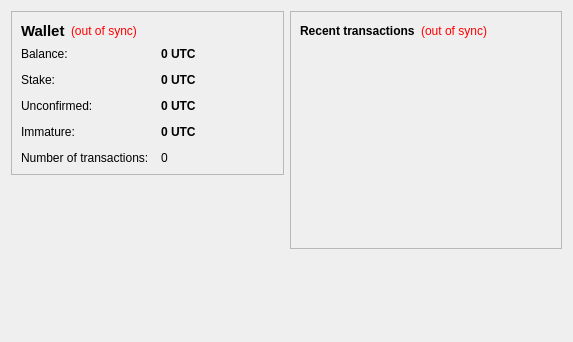
<?xml version="1.0" encoding="UTF-8"?>
<ui version="4.0">
 <class>OverviewPage</class>
 <widget class="QWidget" name="OverviewPage">
  <property name="geometry">
   <rect>
    <x>0</x>
    <y>0</y>
    <width>573</width>
    <height>342</height>
   </rect>
  </property>
  <property name="windowTitle">
   <string>Form</string>
  </property>
  <layout class="QHBoxLayout" name="horizontalLayout" stretch="1,1">
   <item>
    <layout class="QVBoxLayout" name="verticalLayout_2">
     <item>
      <widget class="QFrame" name="frame">
       <property name="frameShape">
        <enum>QFrame::StyledPanel</enum>
       </property>
       <property name="frameShadow">
        <enum>QFrame::Raised</enum>
       </property>
       <layout class="QVBoxLayout" name="verticalLayout_4">
        <item>
         <layout class="QHBoxLayout" name="horizontalLayout_4">
          <item>
           <widget class="QLabel" name="label_5">
            <property name="font">
             <font>
              <pointsize>11</pointsize>
              <weight>75</weight>
              <bold>true</bold>
             </font>
            </property>
            <property name="text">
             <string>Wallet</string>
            </property>
           </widget>
          </item>
          <item>
           <widget class="QLabel" name="labelWalletStatus">
            <property name="toolTip">
             <string>The displayed information may be out of date. Your wallet automatically synchronizes with the Ultracoin network after a connection is established, but this process has not completed yet.</string>
            </property>
            <property name="styleSheet">
             <string notr="true">QLabel { color: red; }</string>
            </property>
            <property name="text">
             <string notr="true">(out of sync)</string>
            </property>
            <property name="alignment">
             <set>Qt::AlignLeading|Qt::AlignLeft|Qt::AlignVCenter</set>
            </property>
           </widget>
          </item>
          <item>
           <spacer name="horizontalSpacer_2">
            <property name="orientation">
             <enum>Qt::Horizontal</enum>
            </property>
            <property name="sizeHint" stdset="0">
             <size>
              <width>40</width>
              <height>20</height>
             </size>
            </property>
           </spacer>
          </item>
         </layout>
        </item>
        <item>
         <layout class="QFormLayout" name="formLayout_2">
          <property name="fieldGrowthPolicy">
           <enum>QFormLayout::AllNonFixedFieldsGrow</enum>
          </property>
          <property name="horizontalSpacing">
           <number>12</number>
          </property>
          <property name="verticalSpacing">
           <number>12</number>
          </property>
          <item row="0" column="0">
           <widget class="QLabel" name="label">
            <property name="text">
             <string>Balance:</string>
            </property>
           </widget>
          </item>
          <item row="0" column="1">
           <widget class="QLabel" name="labelBalance">
            <property name="font">
             <font>
              <weight>75</weight>
              <bold>true</bold>
             </font>
            </property>
            <property name="cursor">
             <cursorShape>IBeamCursor</cursorShape>
            </property>
            <property name="toolTip">
             <string>Your current balance</string>
            </property>
            <property name="text">
             <string notr="true">0 UTC</string>
            </property>
            <property name="textInteractionFlags">
             <set>Qt::LinksAccessibleByMouse|Qt::TextSelectableByKeyboard|Qt::TextSelectableByMouse</set>
            </property>
           </widget>
          </item>
          <item row="1" column="0">
           <widget class="QLabel" name="label_6">
            <property name="text">
             <string>Stake:</string>
            </property>
           </widget>
          </item>
          <item row="1" column="1">
           <widget class="QLabel" name="labelStake">
            <property name="font">
             <font>
              <weight>75</weight>
              <bold>true</bold>
             </font>
            </property>
            <property name="cursor">
             <cursorShape>IBeamCursor</cursorShape>
            </property>
            <property name="toolTip">
             <string>Total of coins that was staked, and do not yet count toward the current balance</string>
            </property>
            <property name="text">
             <string notr="true">0 UTC</string>
            </property>
            <property name="textInteractionFlags">
             <set>Qt::LinksAccessibleByMouse|Qt::TextSelectableByKeyboard|Qt::TextSelectableByMouse</set>
            </property>
           </widget>
          </item>
          <item row="2" column="0">
           <widget class="QLabel" name="label_3">
            <property name="text">
             <string>Unconfirmed:</string>
            </property>
           </widget>
          </item>
          <item row="2" column="1">
           <widget class="QLabel" name="labelUnconfirmed">
            <property name="font">
             <font>
              <weight>75</weight>
              <bold>true</bold>
             </font>
            </property>
            <property name="cursor">
             <cursorShape>IBeamCursor</cursorShape>
            </property>
            <property name="toolTip">
             <string>Total of transactions that have yet to be confirmed, and do not yet count toward the current balance</string>
            </property>
            <property name="text">
             <string notr="true">0 UTC</string>
            </property>
            <property name="textInteractionFlags">
             <set>Qt::LinksAccessibleByMouse|Qt::TextSelectableByKeyboard|Qt::TextSelectableByMouse</set>
            </property>
           </widget>
          </item>
          <item row="3" column="0">
           <widget class="QLabel" name="labelImmatureText">
            <property name="text">
             <string>Immature:</string>
            </property>
           </widget>
          </item>
          <item row="3" column="1">
           <widget class="QLabel" name="labelImmature">
            <property name="font">
             <font>
              <weight>75</weight>
              <bold>true</bold>
             </font>
            </property>
            <property name="toolTip">
             <string>Mined balance that has not yet matured</string>
            </property>
            <property name="text">
             <string notr="true">0 UTC</string>
            </property>
            <property name="textInteractionFlags">
             <set>Qt::LinksAccessibleByMouse|Qt::TextSelectableByKeyboard|Qt::TextSelectableByMouse</set>
            </property>
           </widget>
          </item>
          <item row="4" column="0">
           <widget class="QLabel" name="label_2">
            <property name="text">
             <string>Number of transactions:</string>
            </property>
           </widget>
          </item>
          <item row="4" column="1">
           <widget class="QLabel" name="labelNumTransactions">
            <property name="toolTip">
             <string>Total number of transactions in wallet</string>
            </property>
            <property name="text">
             <string notr="true">0</string>
            </property>
           </widget>
          </item>
         </layout>
        </item>
       </layout>
      </widget>
     </item>
     <item>
      <spacer name="verticalSpacer">
       <property name="orientation">
        <enum>Qt::Vertical</enum>
       </property>
       <property name="sizeHint" stdset="0">
        <size>
         <width>20</width>
         <height>40</height>
        </size>
       </property>
      </spacer>
     </item>
    </layout>
   </item>
   <item>
    <layout class="QVBoxLayout" name="verticalLayout_3">
     <item>
      <widget class="QFrame" name="frame_2">
       <property name="frameShape">
        <enum>QFrame::StyledPanel</enum>
       </property>
       <property name="frameShadow">
        <enum>QFrame::Raised</enum>
       </property>
       <layout class="QVBoxLayout" name="verticalLayout">
        <item>
         <layout class="QHBoxLayout" name="horizontalLayout_2">
          <item>
           <widget class="QLabel" name="label_4">
            <property name="text">
             <string>&lt;b&gt;Recent transactions&lt;/b&gt;</string>
            </property>
           </widget>
          </item>
          <item>
           <widget class="QLabel" name="labelTransactionsStatus">
            <property name="toolTip">
             <string>The displayed information may be out of date. Your wallet automatically synchronizes with the Ultracoin network after a connection is established, but this process has not completed yet.</string>
            </property>
            <property name="styleSheet">
             <string notr="true">QLabel { color: red; }</string>
            </property>
            <property name="text">
             <string notr="true">(out of sync)</string>
            </property>
            <property name="alignment">
             <set>Qt::AlignRight|Qt::AlignTrailing|Qt::AlignVCenter</set>
            </property>
           </widget>
          </item>
          <item>
           <spacer name="horizontalSpacer">
            <property name="orientation">
             <enum>Qt::Horizontal</enum>
            </property>
            <property name="sizeHint" stdset="0">
             <size>
              <width>40</width>
              <height>20</height>
             </size>
            </property>
           </spacer>
          </item>
         </layout>
        </item>
        <item>
         <widget class="QListView" name="listTransactions">
          <property name="styleSheet">
           <string notr="true">QListView { background: transparent; }</string>
          </property>
          <property name="frameShape">
           <enum>QFrame::NoFrame</enum>
          </property>
          <property name="verticalScrollBarPolicy">
           <enum>Qt::ScrollBarAlwaysOff</enum>
          </property>
          <property name="horizontalScrollBarPolicy">
           <enum>Qt::ScrollBarAlwaysOff</enum>
          </property>
          <property name="selectionMode">
           <enum>QAbstractItemView::NoSelection</enum>
          </property>
         </widget>
        </item>
       </layout>
      </widget>
     </item>
     <item>
      <spacer name="verticalSpacer_2">
       <property name="orientation">
        <enum>Qt::Vertical</enum>
       </property>
       <property name="sizeHint" stdset="0">
        <size>
         <width>20</width>
         <height>40</height>
        </size>
       </property>
      </spacer>
     </item>
    </layout>
   </item>
  </layout>
 </widget>
 <resources/>
 <connections/>
</ui>
